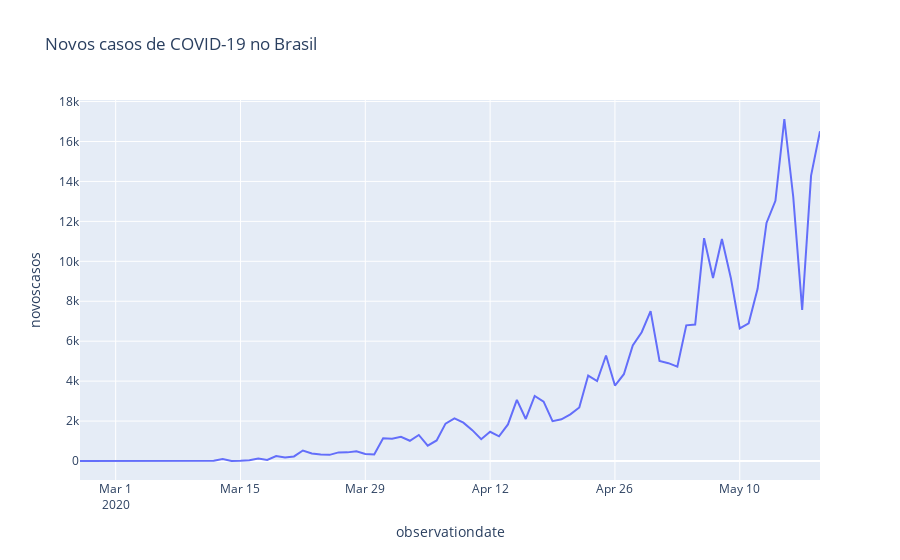

Notebook code cell kept with this figure:
### Code cell
px.line(
    coronaBrazil,
    x='observationdate',
    y='novoscasos',
    title='Novos casos de COVID-19 no Brasil'
)
